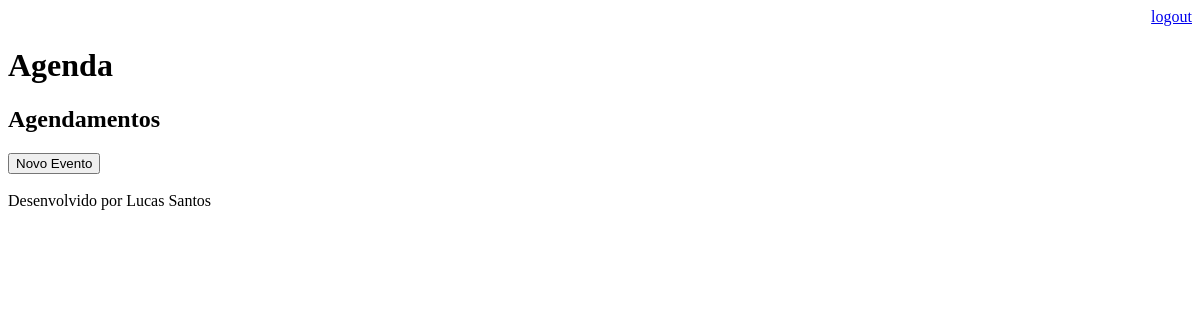
/agenda/ (signed in), run on an earlier commit of the app's database.
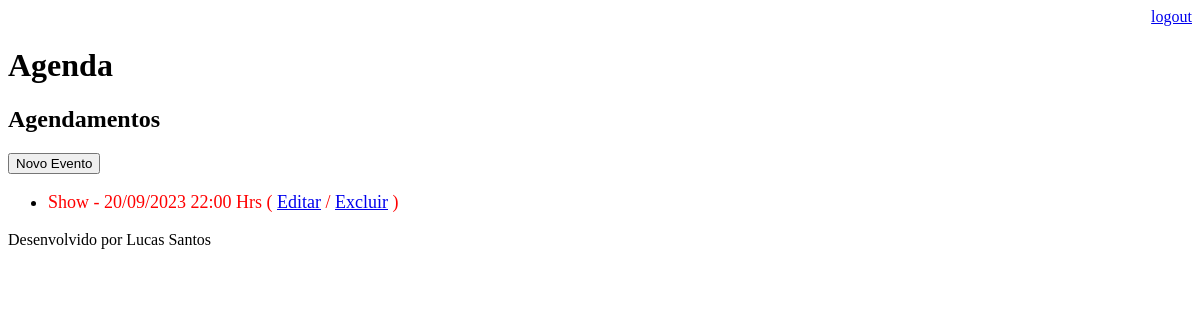
And on a later commit of the database.
### core/models.py (models this page shows, shortened)
class Evento(models.Model):
    titulo = models.CharField(max_length=100)
    descricao = models.TextField(blank=True, null=True)
    data_evento = models.DateTimeField(verbose_name="Data do Evento")
    data_criacao = models.DateTimeField(auto_now=True)
    usuario = models.ForeignKey(User, on_delete=models.CASCADE)
    class Meta:
        db_table = "evento"
    def get_data_evento(self):
        return self.data_evento.strftime("%d/%m/%Y %H:%M Hrs")
    def get_evento_atrasado(self):
        if self.data_evento < datetime.now():
            return True
        else:
            return False

### core/views.py (the view)
# urls.py: path("agenda/", views.lista_eventos),
@login_required(login_url="/login/")
def lista_eventos(request):
    usuario = request.user
    data_atual = datetime.now() - timedelta(hours=1)
    evento = Evento.objects.filter(usuario=usuario)
    dados = {"eventos":evento}
    return render(request, "agenda.html", dados)

### templates/agenda.html
{% extends "model-page.html" %}
{% block content %}
    <h2>Agendamentos</h2>
    <a href="evento/">
        <button type="button">Novo Evento</button>
    </a>
    <ul style="font-size: 18px">
        {% for evento in eventos %}
            <li>
                <div style={% if evento.get_evento_atrasado %}
                            "color:red">
                            {% endif %}
                    {{ evento.titulo }} - {{ evento.get_data_evento }}
                    ( <a href="evento/?id={{ evento.id }}">Editar</a>
                    / <a href="evento/delete/{{ evento.id }}/">Excluir</a> )
                </div>
            </li>
        {% endfor %}
    </ul>
{% endblock %}

What changed in the data, as far as the page shows it:
added Evento: titulo "Show", get_data_evento "20/09/2023 22:00 Hrs"
